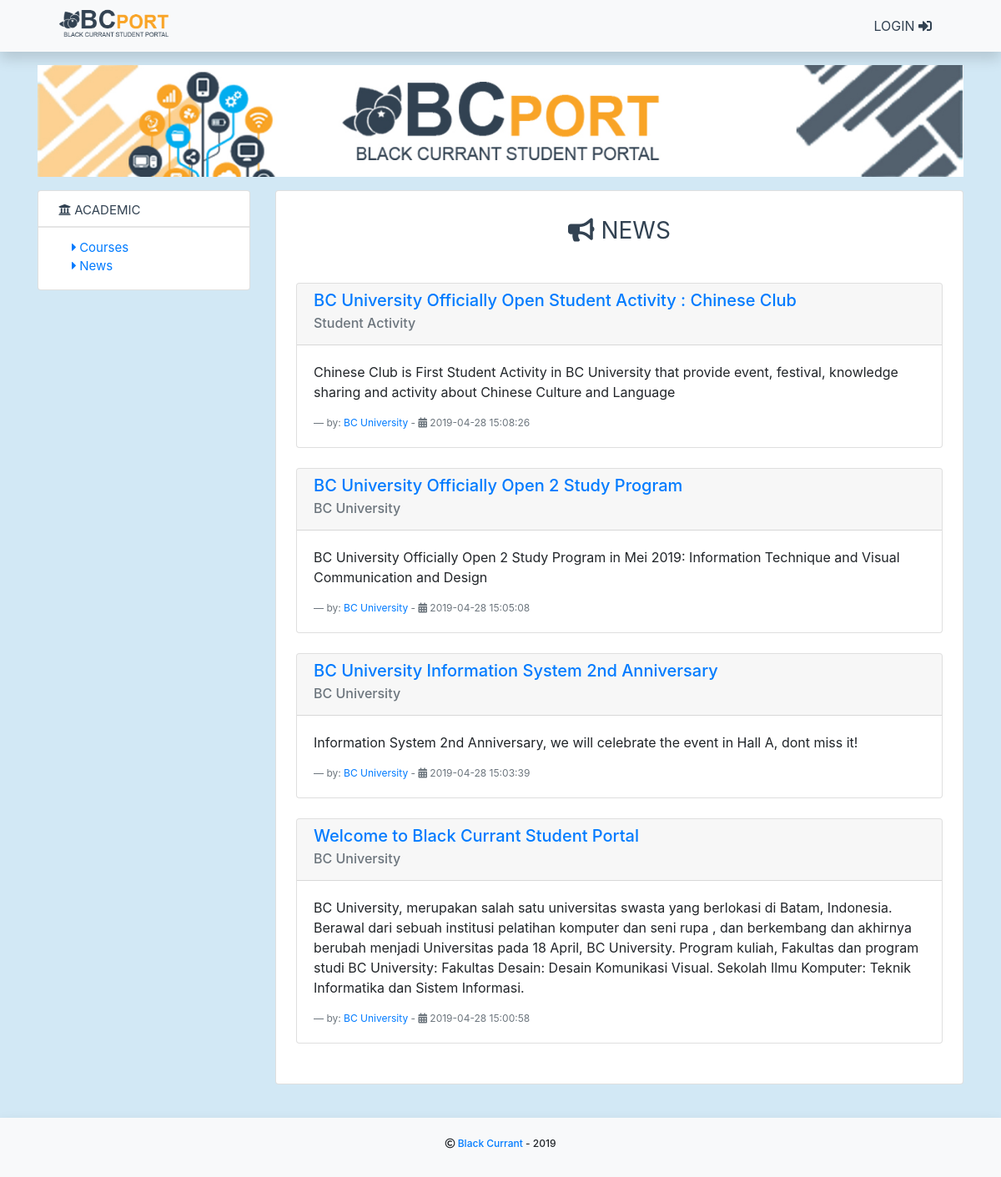
Page /index.php?page=news on the committed database.
### tables this page shows
CREATE TABLE `tb_news` (
  `id` int(11) NOT NULL,
  `category_id` int(11) NOT NULL,
  `title` varchar(255) NOT NULL,
  `content` text NOT NULL,
  `create_at` timestamp NOT NULL DEFAULT CURRENT_TIMESTAMP ON UPDATE CURRENT_TIMESTAMP,
  `create_by` varchar(255) NOT NULL
);

CREATE TABLE `tb_news_category` (
  `id` int(11) NOT NULL,
  `category_id` int(11) NOT NULL,
  `category` varchar(255) NOT NULL
);

### core/app/news.php (called while the page is built, shortened)
<?php
function getAllNewsData() {
	global $connect;
    $sql = "SELECT tb_news.*, tb_news_category.category FROM tb_news INNER JOIN tb_news_category ON tb_news.category_id = tb_news_category.category_id ORDER BY tb_news.id DESC";
    $query = $connect->query($sql);
    if ($query->num_rows > 0)
    {
        return $query;
    } else {
        return false;
    }
}
 ?>

### pages/news/news.php (the view, shortened to what this page needs)
<div class=" px-4 py-4">
  <h3 class="text-center simple-text pb-4"><i class="fas fa-bullhorn"></i> News</h3>
  	<?php
  		$result = getAllNewsData();
  		if ($result != false) {
  			while ($row = $result->fetch_assoc()) {
  				$title = $row['title'];
  				$content = $row['content'];
  				$time = $row['create_at'];
  				$writer = $row['create_by'];
  				$category = $row['category'];
  	 ?>
  <div class="card my-4" style="width: 100%">
		<div class="card-header py-2">
			<h5 class="card-title text-primary"><?php echo $title; ?></h5></h5>
			<h6 class="card-subtitle mb-2 	text-secondary"><?php echo $category; ?></h5></h6>
		</div>
		<div class="card-body">
			<p><?php echo $content; ?></p>
			<footer class="blockquote-footer text-muted" style="font-size: 12px;">by: <a href="" class="text-primary"><?php echo $writer; ?></a> -  <i class="fas fa-calendar-alt"></i> <?php echo $time; ?></footer>
		</div>
	</div>
	<?php
			 }
  		}
  	 ?>
</div>

### assets/css/custom.css (style rules this page uses)
body { background-color: #d2e8f5; }
.simple-text { text-transform: uppercase; padding: 0.5rem 0; display: block; white-space: nowrap; color: #324252; text-decoration: none; font-weight: 400; line-height: 30px; overflow: hidden; }
* { -webkit-box-sizing: border-box; box-sizing: border-box; }
body { padding: 0; margin: 0; }

### rows in the picture
tb_news: title "BC University Officially Open Student Activity : Chinese Club", tb_news_category.category "Student Activity", content "Chinese Club is First Student Activity in BC University that provide event, festival, knowledge sharing and activity about Chinese Culture and Language", create_by "BC University", create_at "2019-04-28 15:08:26"
tb_news: title "BC University Officially Open 2 Study Program", tb_news_category.category "BC University", content "BC University Officially Open 2 Study Program in Mei 2019: Information Technique and Visual Communication and Design", create_by "BC University", create_at "2019-04-28 15:05:08"
tb_news: title "BC University Information System 2nd Anniversary", tb_news_category.category "BC University", content "Information System 2nd Anniversary, we will celebrate the event in Hall A, dont miss it!", create_by "BC University", create_at "2019-04-28 15:03:39"
tb_news: title "Welcome to Black Currant Student Portal", tb_news_category.category "BC University", content "BC University, merupakan salah satu universitas swasta yang berlokasi di Batam, Indonesia. Berawal dari sebuah institusi pelatihan komputer dan seni rupa , dan berkembang dan akhirnya berubah menjadi Universitas pada 18 April, BC University. Program kuliah, Fakultas dan program studi BC University: Fakultas Desain: Desain Komunikasi Visual. Sekolah Ilmu Komputer: Teknik Informatika dan Sistem Informasi.", create_by "BC University", create_at "2019-04-28 15:00:58"
